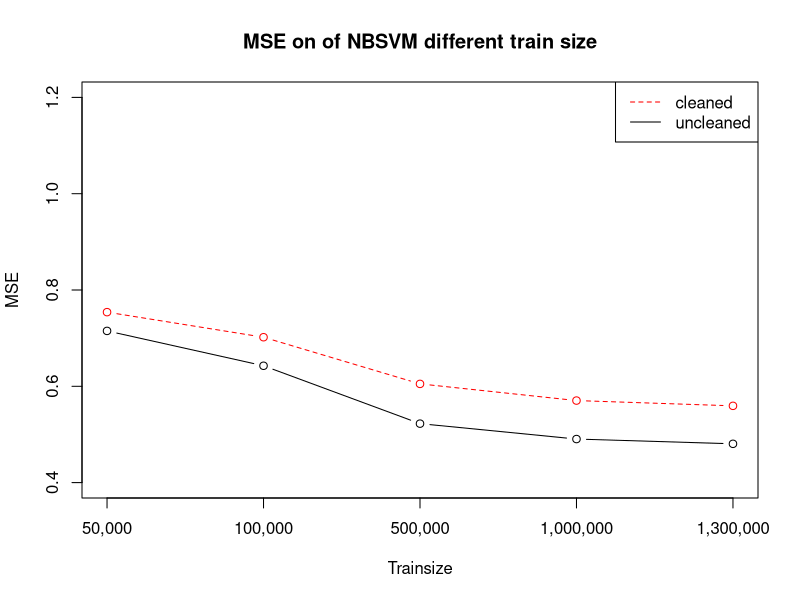
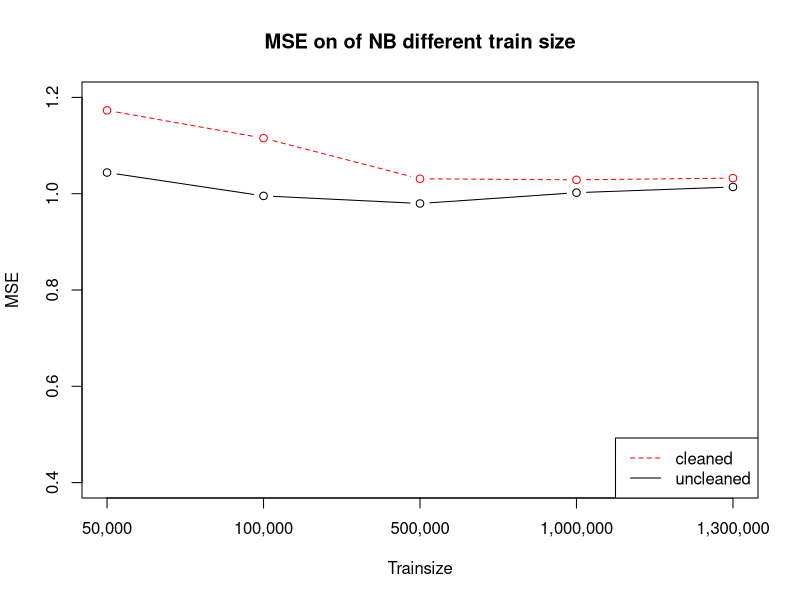
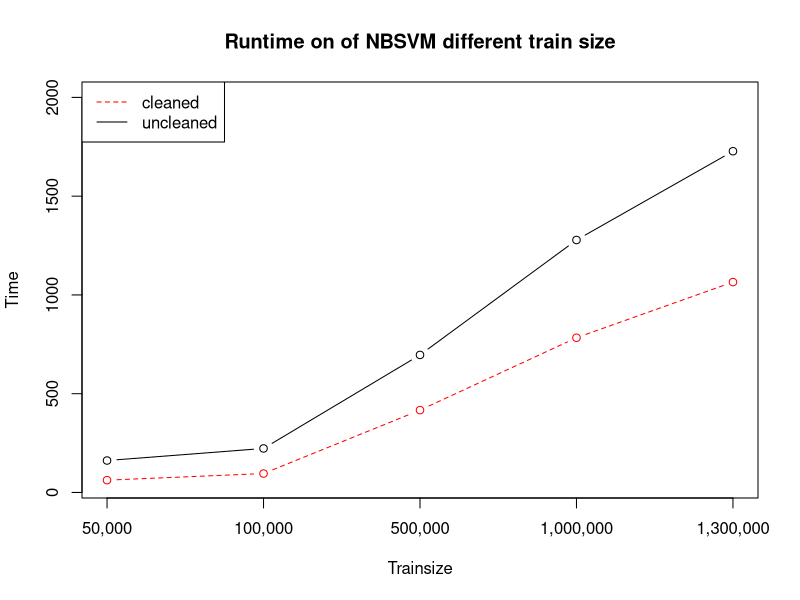
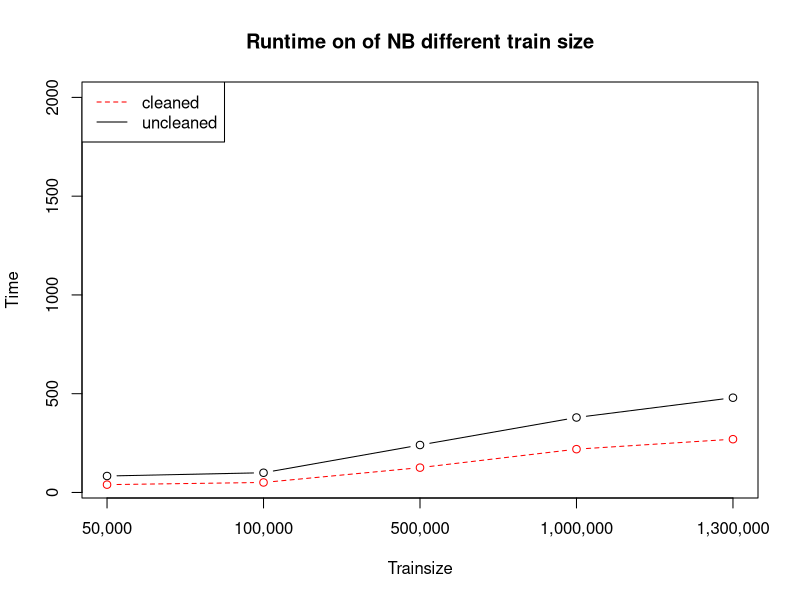
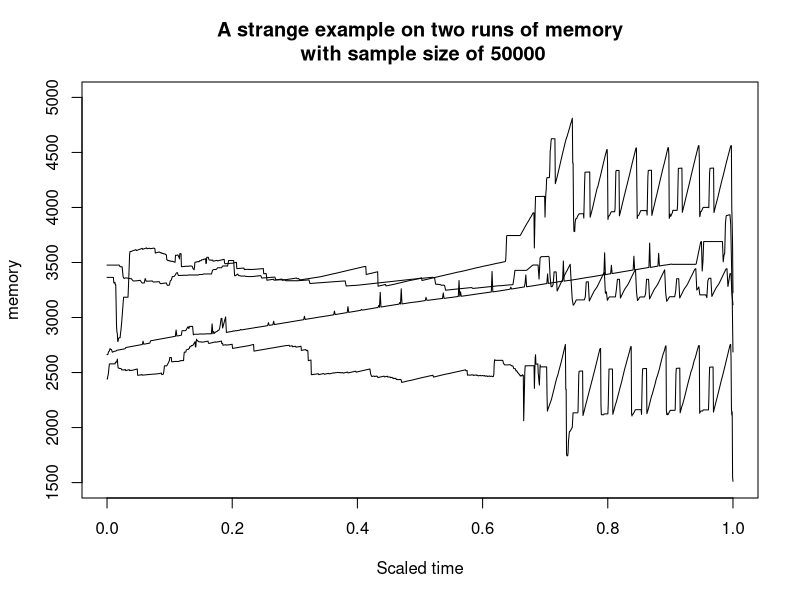

Write the R code that produced these figures, in order.
# Drawing plots
rm(list = ls())
size = c("50,000", "100,000", "500,000", "1,000,000", "1,300,000")

# nbsvm mse and runtime
mse_nbsvm = c(0.7150445680609622,
        0.6426286404267321,
        0.5224403414518084,
        0.4904429653903459,
        0.4805430293789442)

runtime_nbsvm = c(164.34093689918518,
         229.50440788269043,
         701.6827099323273,
         1274.3079099655151,
         1810.5344378948212)

mse_nbsvm = rbind(mse_nbsvm,
            c(0.7150467476547174,
              0.6426303992865129,
              0.5224398920657443,
              0.49044258786664274,
              0.48054297755102626)
            )

runtime_nbsvm = rbind(runtime_nbsvm,
                c(159.19883584976196,
                  216.22107005119324,
                  691.0111610889435,
                  1281.946286201477,
                  1644.5932247638702)
                )

mse_nbsvm_clean = c(0.7540073401451344,
              0.7019338743208169,
              0.6050078373744816,
              0.5703639850663288,
              0.5594166814458159)
runtime_nbsvm_clean = c(62.340609073638916,
                  95.78064584732056,
                  416.80766677856445,
                  783.3386092185974,
                  1065.070950269699)

# nb mse and runtime
mse_nb_clean = c(1.17307,
           1.11541,
           1.0309766666666667,
           1.02883,
           1.0323966666666666)

runtime_nb_clean = c(39.61942267417908,
               50.65673112869263,
               125.707590341568,
               219.24542045593262,
               269.718519449234)

mse_nb = c(1.0439866666666666,
                 0.9953933333333334,
                 0.9796866666666667,
                 1.00215,
                 1.0139866666666666)

runtime_nb = c(83.33110427856445,
                     99.85633492469788,
                     240.28191924095154,
                     379.5233881473541,
                     479.7275142669678)

# it is interesting that the cleaned data does worse
plot(1:5,apply(mse_nbsvm,2,mean), type = 'b', main="MSE on of NBSVM different train size", xlab="Trainsize", ylab="MSE",
     ylim = c(0.4,1.2), xaxt="n")
axis(1, at=1:5, labels=size)
lines(1:5,mse_nbsvm_clean, type = 'b', col="red", lty=2)
legend("topright",legend=c("cleaned","uncleaned"), col=c("red","black"),lty=c(2,1))

plot(1:5,mse_nb, type = 'b', main="MSE on of NB different train size", xlab="Trainsize", ylab="MSE",
     ylim = c(0.4,1.2), xaxt="n")
axis(1, at=1:5, labels=size)
lines(1:5,mse_nb_clean, type = 'b', col="red", lty=2)
legend("bottomright",legend=c("cleaned","uncleaned"), col=c("red","black"),lty=c(2,1))

# runtime
plot(1:5,apply(runtime_nbsvm,2,mean), type = 'b', main="Runtime on of NBSVM different train size", xlab="Trainsize", 
     ylim=c(50,2000), ylab="Time", xaxt="n")
axis(1, at=1:5, labels=size)
lines(1:5,runtime_nbsvm_clean, type = 'b', col="red", lty=2)
legend("topleft",legend=c("cleaned","uncleaned"), col=c("red","black"),lty=c(2,1))

plot(1:5,runtime_nb, type = 'b', main="Runtime on of NB different train size", xlab="Trainsize", 
     ylim=c(50,2000), ylab="Time", xaxt="n")
axis(1, at=1:5, labels=size)
lines(1:5,runtime_nb_clean, type = 'b', col="red", lty=2)
legend("topleft",legend=c("cleaned","uncleaned"), col=c("red","black"),lty=c(2,1))

# scaled memory usage

memory_nbsvm1=(read.table("./NBSVM_memory/nbsvm0.txt",sep=","))
memory_nbsvm2=read.table("./NBSVM_memory/nbsvm_new0.txt",sep=",")
memory_nbsvm3=read.table("./NBSVM_memory/nbsvm_new_clean0.txt",sep=",")
memory_nb=read.table("./NB_memory/nb0.txt",sep=",")

plot(seq(0,1,length.out = dim(memory_nbsvm1)[1]),t(memory_nbsvm1), type = 'l', ylim = c(1500,5000),
     main="A strange example on two runs of memory\n with sample size of 50000",
     ylab="memory",xlab = 'Scaled time')
lines(seq(0,1,length.out = dim(memory_nbsvm2)[1]),t(memory_nbsvm2))
lines(seq(0,1,length.out = dim(memory_nbsvm3)[1]),t(memory_nbsvm3))
lines(seq(0,1,length.out = dim(memory_nb)[1]),t(memory_nb))

